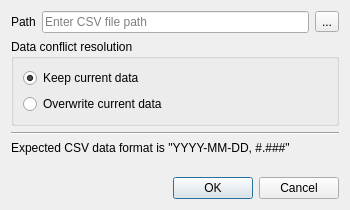
<?xml version="1.0" encoding="UTF-8"?>
<ui version="4.0">
 <class>LoadDataDialog</class>
 <widget class="QDialog" name="LoadDataDialog">
  <property name="windowModality">
   <enum>Qt::WindowModal</enum>
  </property>
  <property name="geometry">
   <rect>
    <x>0</x>
    <y>0</y>
    <width>350</width>
    <height>210</height>
   </rect>
  </property>
  <property name="sizePolicy">
   <sizepolicy hsizetype="Preferred" vsizetype="Preferred">
    <horstretch>0</horstretch>
    <verstretch>0</verstretch>
   </sizepolicy>
  </property>
  <property name="windowTitle">
   <string>Payee Dialog</string>
  </property>
  <property name="locale">
   <locale language="English" country="UnitedKingdom"/>
  </property>
  <layout class="QVBoxLayout" name="verticalLayout">
   <property name="sizeConstraint">
    <enum>QLayout::SetDefaultConstraint</enum>
   </property>
   <item>
    <layout class="QHBoxLayout" name="horizontalLayout">
     <item>
      <widget class="QLabel" name="pathLabel">
       <property name="text">
        <string>Path</string>
       </property>
      </widget>
     </item>
     <item>
      <widget class="QLineEdit" name="pathLineEdit">
       <property name="placeholderText">
        <string>Enter CSV file path</string>
       </property>
      </widget>
     </item>
     <item>
      <widget class="QToolButton" name="pathToolButton">
       <property name="text">
        <string>...</string>
       </property>
      </widget>
     </item>
    </layout>
   </item>
   <item>
    <widget class="QGroupBox" name="groupBox">
     <property name="title">
      <string>Data conflict resolution</string>
     </property>
     <layout class="QVBoxLayout" name="verticalLayout_2">
      <item>
       <widget class="QRadioButton" name="keepRadioButton">
        <property name="text">
         <string>Keep current data</string>
        </property>
        <property name="checked">
         <bool>true</bool>
        </property>
       </widget>
      </item>
      <item>
       <widget class="QRadioButton" name="overwriteRadioButton">
        <property name="text">
         <string>Overwrite current data</string>
        </property>
       </widget>
      </item>
     </layout>
    </widget>
   </item>
   <item>
    <widget class="Line" name="line">
     <property name="orientation">
      <enum>Qt::Horizontal</enum>
     </property>
    </widget>
   </item>
   <item>
    <widget class="QLabel" name="label">
     <property name="text">
      <string>&lt;html&gt;&lt;head/&gt;&lt;body&gt;&lt;p&gt;Expected CSV data format is &amp;quot;YYYY-MM-DD, #.###&amp;quot;&lt;/p&gt;&lt;/body&gt;&lt;/html&gt;</string>
     </property>
     <property name="wordWrap">
      <bool>true</bool>
     </property>
    </widget>
   </item>
   <item>
    <spacer name="verticalSpacer">
     <property name="orientation">
      <enum>Qt::Vertical</enum>
     </property>
     <property name="sizeHint" stdset="0">
      <size>
       <width>20</width>
       <height>40</height>
      </size>
     </property>
    </spacer>
   </item>
   <item>
    <widget class="QDialogButtonBox" name="buttonBox">
     <property name="standardButtons">
      <set>QDialogButtonBox::Cancel|QDialogButtonBox::Ok</set>
     </property>
    </widget>
   </item>
  </layout>
  <action name="actionSelect_File">
   <property name="text">
    <string>Select File</string>
   </property>
  </action>
 </widget>
 <resources/>
 <connections/>
</ui>
